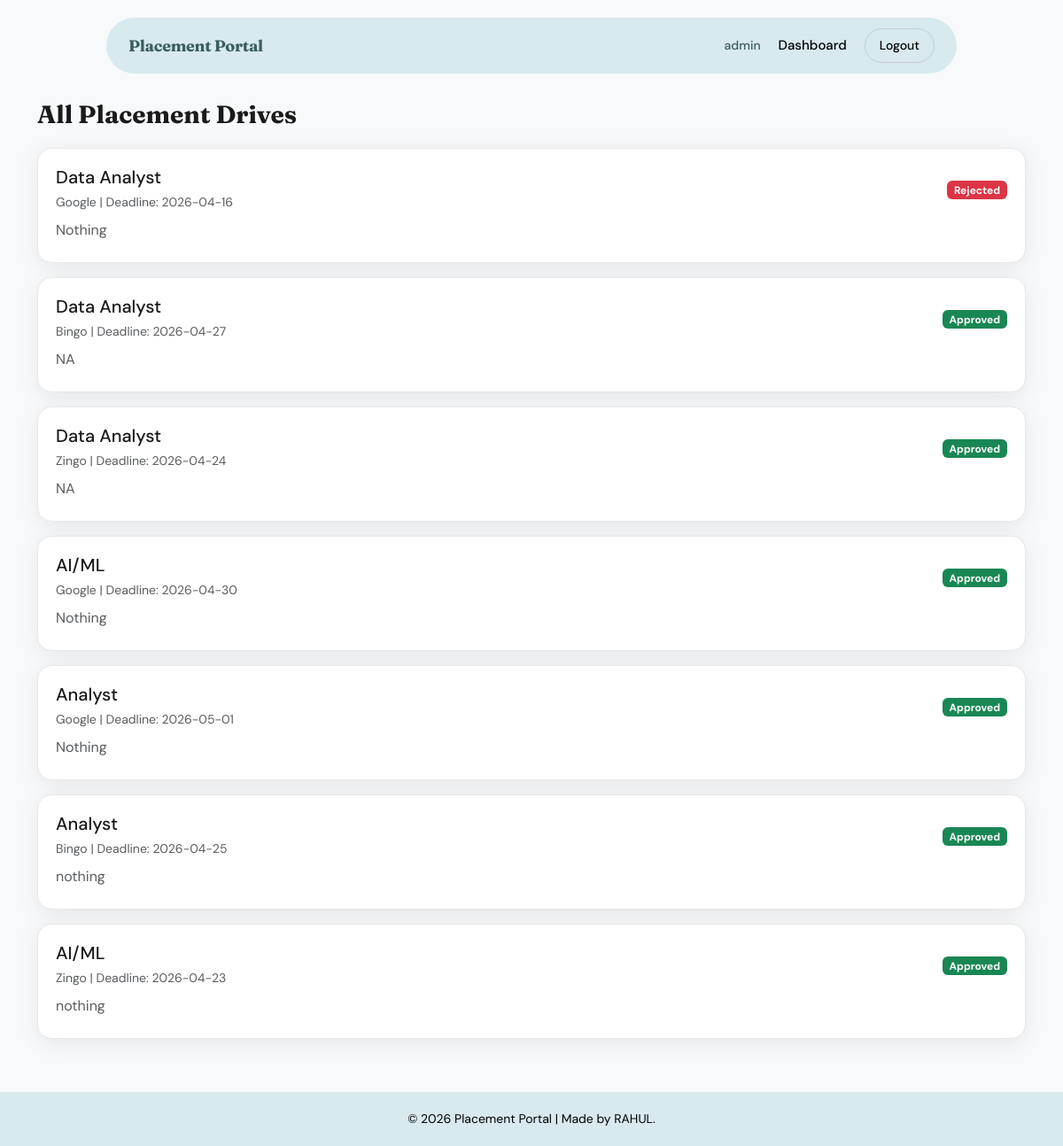
/admin/drives (signed in), run on the app's committed database.
### models.py (models this page shows, shortened)
class User(UserMixin, db.Model):
    __tablename__ = "user"
    id             = db.Column(db.Integer, primary_key=True)
    email          = db.Column(db.String(150), unique=True, nullable=False, index=True)
    password_hash  = db.Column(db.String(256), nullable=False)
    role           = db.Column(db.String(20),  nullable=False)
    _is_active     = db.Column("is_active", db.Boolean, default=True, nullable=False)
    is_blacklisted = db.Column(db.Boolean, default=False, nullable=False)
    created_at     = db.Column(db.DateTime, default=datetime.utcnow, nullable=False)
    updated_at     = db.Column(db.DateTime, default=datetime.utcnow, onupdate=datetime.utcnow)
    company_profile = db.relationship("Company",      backref="user", uselist=False, cascade="all, delete-orphan")
    student_profile = db.relationship("Student",      backref="user", uselist=False, cascade="all, delete-orphan")
    notifications   = db.relationship("Notification", backref="user", lazy="dynamic",  cascade="all, delete-orphan")
    @property
    def is_active(self):
        return self._is_active and not self.is_blacklisted
    @is_active.setter
    def is_active(self, value: bool):
        self._is_active = value

class PlacementDrive(db.Model):
    __tablename__ = "placement_drive"
    id                       = db.Column(db.Integer, primary_key=True)
    company_id               = db.Column(db.Integer, db.ForeignKey("company.id"), nullable=False, index=True)
    job_title                = db.Column(db.String(150), nullable=False)
    job_type                 = db.Column(db.String(50))
    description              = db.Column(db.Text, nullable=False)
    eligibility              = db.Column(db.String(255))
    min_cgpa                 = db.Column(db.Float, default=0.0)
    graduation_year_required = db.Column(db.Integer)
    location                 = db.Column(db.String(150))
    salary_range             = db.Column(db.String(100))
    deadline                 = db.Column(db.Date, nullable=False)
    status                   = db.Column(db.String(20), default="Pending", nullable=False, index=True)
    rejection_reason         = db.Column(db.Text)
    created_at               = db.Column(db.DateTime, default=datetime.utcnow, nullable=False)
    updated_at               = db.Column(db.DateTime, default=datetime.utcnow, onupdate=datetime.utcnow)
    applications = db.relationship("Application", backref="drive", lazy="dynamic", cascade="all, delete-orphan")

class Company(db.Model):
    __tablename__ = "company"
    id               = db.Column(db.Integer, primary_key=True)
    user_id          = db.Column(db.Integer, db.ForeignKey("user.id"), nullable=False, unique=True)
    name             = db.Column(db.String(150), nullable=False, index=True)
    hr_contact       = db.Column(db.String(100))
    hr_email         = db.Column(db.String(150))
    website          = db.Column(db.String(200))
    description      = db.Column(db.Text)
    logo_path        = db.Column(db.String(255))
    approval_status  = db.Column(db.String(20), default="Pending", nullable=False)
    rejection_reason = db.Column(db.Text)
    approved_at      = db.Column(db.DateTime)
    created_at       = db.Column(db.DateTime, default=datetime.utcnow, nullable=False)
    drives = db.relationship("PlacementDrive", backref="company", lazy="dynamic", cascade="all, delete-orphan")

### app.py (the view)
@app.route("/admin/drives")
@login_required
def admin_drives():
    if current_user.role != "admin":
        return redirect(url_for("home"))
    drives = PlacementDrive.query.all()
    return render_template("admin_drives.html", drives=drives)

### app.py (called while the page is built)
@login_manager.user_loader
def load_user(user_id):
    return User.query.get(int(user_id))

### templates/admin_drives.html (shortened to what this page needs)
{% extends "base.html" %}
{% block content %}
<h2 class="page-title">All Placement Drives</h2>
{% for d in drives %}
<div class="custom-card">
        <div class="d-flex justify-content-between align-items-center">
            <div>
                <h5 class="mb-1">{{ d.job_title }}</h5>
                <small class="text-muted">
                    {{ d.company.name }} | Deadline: {{ d.deadline }}
                </small>
            </div>
            <div>
                {% if d.status == "Approved" %}
                    <span class="badge bg-success">Approved</span>
                {% elif d.status == "Pending" %}
                    <span class="badge bg-warning text-dark">Pending</span>
                {% elif d.status == "Rejected" %}
                    <span class="badge bg-danger">Rejected</span>
                {% else %}
                    <span class="badge bg-secondary">{{ d.status }}</span>
                {% endif %}
            </div>
        </div>
        <div class="mt-2">
            <p class="mb-1 text-muted">
                {{ d.description[:120] }}
            </p>
        </div>
</div>
{% endfor %}
{% endblock %}

### templates/base.html (shortened to what this page needs)
<!DOCTYPE html>
<html lang="en">
<head>
    <link href="https://cdn.jsdelivr.net/npm/bootstrap@5.3.3/dist/css/bootstrap.min.css" rel="stylesheet">
    <link href="{{ url_for('static', filename='style.css') }}" rel="stylesheet">
</head>
<body>
<nav class="custom-navbar">
    <div class="nav-container">
        <a class="logo" href="{{ url_for('home') }}">Placement Portal</a>
        <div class="nav-links">
            {% if current_user.is_authenticated %}
                <span class="user-name">{{ current_user.role }}</span>
                <a href="{{ url_for('dashboard') }}" class="nav-item">Dashboard</a>
                <a href="{{ url_for('logout') }}" class="nav-btn">Logout</a>
            {% else %}
                <a href="{{ url_for('login') }}" class="nav-item">Login</a>
                <a href="{{ url_for('register') }}" class="nav-btn primary">Get Started</a>
            {% endif %}
        </div>
    </div>
</nav>
<div class="container content">
    {% block content %}{% endblock %}
</div>
<footer class="footer">
    <div class="footer-container">
        <p>© 2026 Placement Portal | Made by RAHUL.</p>
    </div>
</footer>
</body>
</html>

### static/style.css (style rules this page uses)
:root { --brand-bg: #d8eaee; --brand-dark: rgb(59, 93, 94); --accent: #000000; --surface: #ffffff; --muted: #666; --radius: 50px; --radius-card: 16px; --radius-sm: 10px; --shadow: 0 4px 24px rgba(0,0,0,0.08); }
* { box-sizing: border-box; }
body { font-family: 'DM Sans', sans-serif; background: #f7f9fa; color: #1a1a1a; margin: 0; }
.custom-navbar { display: flex; justify-content: center; margin-top: 20px; }
.nav-container { width: 80%; background: var(--brand-bg); border-radius: var(--radius); padding: 12px 25px; display: flex; justify-content: space-between; align-items: center; }
.logo { text-decoration: none; color: var(--brand-dark); font-family: 'Fraunces', serif; font-weight: 700; font-size: 18px; letter-spacing: -0.3px; }
.nav-links { display: flex; align-items: center; gap: 20px; }
.nav-item { text-decoration: none; color: #000; font-weight: 500; font-size: 15px; transition: color .2s; }
.nav-btn { text-decoration: none; padding: 8px 16px; border-radius: 20px; background: transparent; border: 1px solid #ccc; color: black; font-size: 14px; font-weight: 500; transition: background .2s, border-color .2s; }
.user-name { font-weight: 500; font-size: 14px; color: var(--brand-dark); }
.content { margin-top: 30px; }
.footer { margin-top: 60px; padding: 20px 0; text-align: center; background: var(--brand-bg); }
.footer-container p { margin: 0; color: #000; font-size: 14px; }
.custom-card { background: var(--surface); border-radius: var(--radius-card); padding: 20px; border: 1px solid #e8e8e8; box-shadow: var(--shadow); margin-bottom: 16px; }
.page-title { font-family: 'Fraunces', serif; font-size: 28px; font-weight: 700; margin-bottom: 20px; }

### data on the page
User: role "admin"
PlacementDrive: job_title "Data Analyst", company.name "Google", deadline "2026-04-16", status "Rejected", description "Nothing"
PlacementDrive: job_title "Data Analyst", company.name "Bingo", deadline "2026-04-27", status "Approved", description "NA"
PlacementDrive: job_title "Data Analyst", company.name "Zingo", deadline "2026-04-24", status "Approved", description "NA"
PlacementDrive: job_title "AI/ML", company.name "Google", deadline "2026-04-30", status "Approved", description "Nothing"
PlacementDrive: job_title "Analyst", company.name "Google", deadline "2026-05-01", status "Approved", description "Nothing"
PlacementDrive: job_title "Analyst", company.name "Bingo", deadline "2026-04-25", status "Approved", description "nothing"
PlacementDrive: job_title "AI/ML", company.name "Zingo", deadline "2026-04-23", status "Approved", description "nothing"
